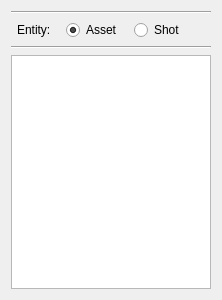
<?xml version="1.0" encoding="UTF-8"?>
<ui version="4.0">
 <class>wg_projectTree</class>
 <widget class="QWidget" name="wg_projectTree">
  <property name="geometry">
   <rect>
    <x>0</x>
    <y>0</y>
    <width>222</width>
    <height>300</height>
   </rect>
  </property>
  <property name="windowTitle">
   <string>Project Tree</string>
  </property>
  <layout class="QGridLayout" name="gridLayout">
   <item row="0" column="0">
    <widget class="Line" name="line_2">
     <property name="orientation">
      <enum>Qt::Horizontal</enum>
     </property>
    </widget>
   </item>
   <item row="1" column="0">
    <layout class="QHBoxLayout" name="hl_entityOptions">
     <property name="spacing">
      <number>12</number>
     </property>
     <property name="leftMargin">
      <number>6</number>
     </property>
     <property name="rightMargin">
      <number>6</number>
     </property>
     <item>
      <widget class="QLabel" name="l_entity">
       <property name="text">
        <string>Entity: </string>
       </property>
      </widget>
     </item>
     <item>
      <widget class="QRadioButton" name="rb_asset">
       <property name="text">
        <string>Asset</string>
       </property>
       <property name="checked">
        <bool>true</bool>
       </property>
       <attribute name="buttonGroup">
        <string notr="true">bg_entity</string>
       </attribute>
      </widget>
     </item>
     <item>
      <widget class="QRadioButton" name="rb_shot">
       <property name="text">
        <string>Shot</string>
       </property>
       <attribute name="buttonGroup">
        <string notr="true">bg_entity</string>
       </attribute>
      </widget>
     </item>
     <item>
      <spacer name="horizontalSpacer">
       <property name="orientation">
        <enum>Qt::Horizontal</enum>
       </property>
       <property name="sizeHint" stdset="0">
        <size>
         <width>40</width>
         <height>20</height>
        </size>
       </property>
      </spacer>
     </item>
    </layout>
   </item>
   <item row="2" column="0">
    <widget class="Line" name="line">
     <property name="orientation">
      <enum>Qt::Horizontal</enum>
     </property>
    </widget>
   </item>
   <item row="3" column="0">
    <widget class="QTreeWidget" name="tw_project">
     <attribute name="headerVisible">
      <bool>false</bool>
     </attribute>
     <column>
      <property name="text">
       <string notr="true">1</string>
      </property>
     </column>
    </widget>
   </item>
  </layout>
 </widget>
 <resources/>
 <connections/>
 <buttongroups>
  <buttongroup name="bg_entity"/>
 </buttongroups>
</ui>
